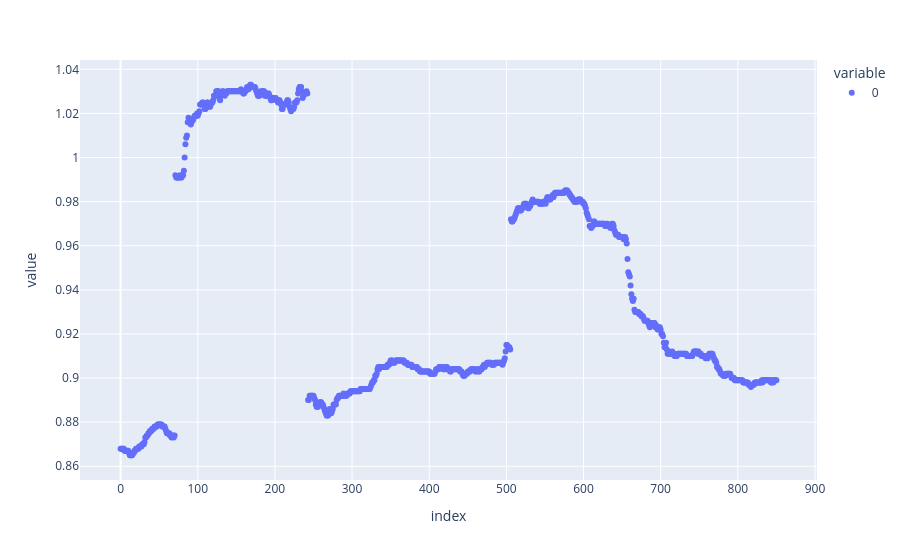

The notebook cell saved with this chart:
### Code cell
px.scatter(F0)
# Observe que nessa janela entre 5000 e 6000 há momentos de variações rápidas de f0 (nos instantes 69, 241 e 505)
# Isso é consistente com o que é observado no sinal bruto, isto é, variações def0 na faixa de +-0,1Hz
# Ainda não é claro a razão dessas variações rápidas nessa atividade de descida de escada...

### Figure 1 — Plotly figure (JSON) as saved in the notebook; plotly's stock layout.template omitted (floating-point values rounded to 4 significant figures; data arrays with more than 128 entries replaced by an {"elided": "..."} marker saying what was removed)
{"data": [{"hovertemplate": "variable=0<br>index=%{x}<br>value=%{y}<extra></extra>", "legendgroup": "0", "marker": {"color": "#636efa", "symbol": "circle"}, "mode": "markers", "name": "0", "orientation": "v", "showlegend": true, "type": "scatter", "x": {"elided": "851 int values"}, "xaxis": "x", "y": {"elided": "851 float values"}, "yaxis": "y"}], "layout": {"legend": {"title": {"text": "variable"}, "tracegroupgap": 0}, "margin": {"t": 60}, "xaxis": {"anchor": "y", "domain": [0, 1], "title": {"text": "index"}}, "yaxis": {"anchor": "x", "domain": [0, 1], "title": {"text": "value"}}}}
